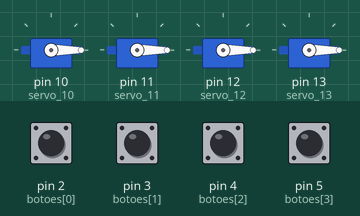
Recording of a sketch running on a simulated Arduino Uno, built with avr-gcc and run on an emulated ATmega328P. On the bench: 4 × servo. The inputs (shaded band) are chosen by the test bench; at power-on: pin 2 (botoes[0]), pin 3 (botoes[1]), pin 4 (botoes[2]), pin 5 (botoes[3]) HIGH.

Above: at 1.2 s.
1.3 s: pin 2 (botoes[0]) pulled LOW for 0.15 s
At 1.9 s:
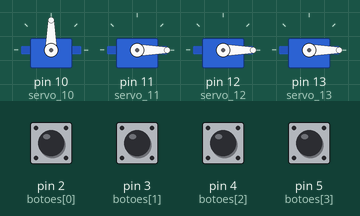
2.9 s: pin 3 (botoes[1]) pulled LOW for 0.15 s
At 4.1 s:
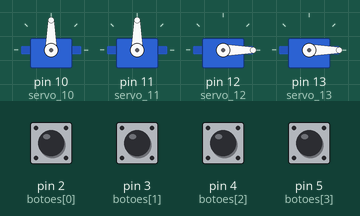
4.5 s: pin 4 (botoes[2]) pulled LOW for 0.15 s
At 5.5 s:
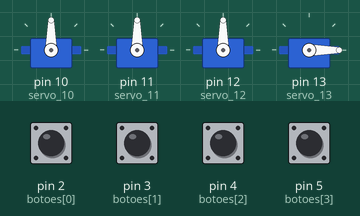
6.1 s: pin 5 (botoes[3]) pulled LOW for 0.15 s
At 6.7 s:
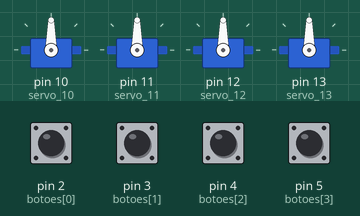
7.7 s: pin 2 (botoes[0]) pulled LOW for 1 s
At 8.0 s:
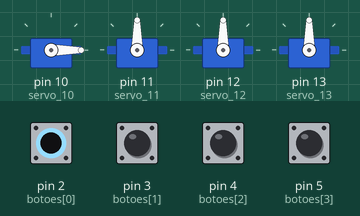
10.2 s: pin 3 (botoes[1]) pulled LOW for 1 s
At 11.1 s:
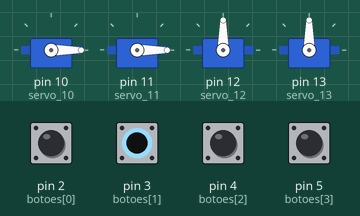
Timing chart, 0 to 13.2 s (numbered marks = the images above; inputs shaded):
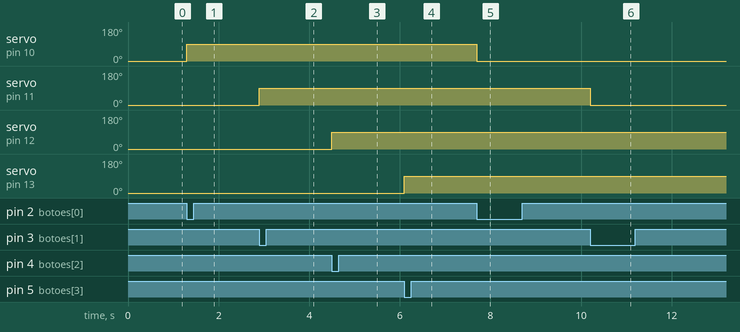

The sketch:

Codigo.ino
```cpp
#include <Servo.h>

Servo servo_10;
Servo servo_11;
Servo servo_12;
Servo servo_13;


const int botoes[] = {2, 3, 4, 5}; // Pinos dos botões
const int posicaoInicial = 0;
const int posicaoLimite = 90;
bool estadosServos[] = {false, false, false, false}; // Estado de cada servo (false=inicial, true=limite)
bool botoesAnteriores[] = {HIGH, HIGH, HIGH, HIGH}; // Para detectar transição de botão

void setup() {
  servo_10.attach(10, 500, 2500);
  servo_11.attach(11, 500, 2500);
  servo_12.attach(12, 500, 2500);
  servo_13.attach(13, 500, 2500);

  for (int i = 0; i < 4; i++) {
    pinMode(botoes[i], INPUT_PULLUP);
  }

  servo_10.write(posicaoInicial);
  servo_11.write(posicaoInicial);
  servo_12.write(posicaoInicial);
  servo_13.write(posicaoInicial);
}

void loop() {
  // Array com os servos
  Servo* servos[] = {&servo_10, &servo_11, &servo_12, &servo_13};

  for (int i = 0; i < 4; i++) {
    bool leituraAtual = digitalRead(botoes[i]);

    // Detecta transição de HIGH para LOW (botão foi pressionado)
    if (botoesAnteriores[i] == HIGH && leituraAtual == LOW) {
      if (estadosServos[i] == false) {
        servos[i]->write(posicaoLimite);
        estadosServos[i] = true;
      } else {
        servos[i]->write(posicaoInicial);
        estadosServos[i] = false;
      }
      delay(200); // debounce simples
    }

    botoesAnteriores[i] = leituraAtual;
  }
}
```

Measured:
- after the input at 1.3 s, servo on pin 10 (servo_10): 0° → 90° at once
- after the input at 2.9 s, servo on pin 11 (servo_11): 0° → 90° at once
- after the input at 4.5 s, servo on pin 12 (servo_12): 0° → 90° at once
- after the input at 6.1 s, servo on pin 13 (servo_13): 0° → 90° at once
- after the input at 7.7 s, servo on pin 10 (servo_10): 90° → 0° at once
- after the input at 10.2 s, servo on pin 11 (servo_11): 90° → 0° at once
